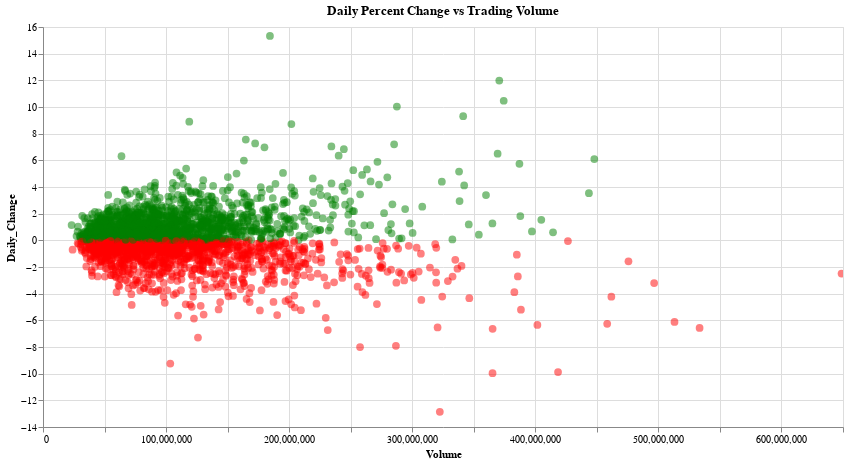

Notebook code cell kept with this figure:
### Markdown cell above
2) Scatter Plot: Volume vs Daily Percent Change

### Code cell
chart_scatter = alt.Chart(df_cleaned).mark_circle(size=60, opacity=0.5).encode(
    x='Volume:Q',
    y='Daily_Change:Q',
    color=alt.condition("datum.Daily_Change>0", alt.value('green'), alt.value('red')),
    tooltip=['Date:T', 'Daily_Change:Q', 'Volume:Q']
).properties(
    width=800,
    height=400,
    title='Daily Percent Change vs Trading Volume'
).interactive()  # Zoom/pan

chart_scatter

### Figure 1 — Vega-Lite specification as saved in the notebook (floating-point values rounded to 4 significant figures; data arrays with more than 128 entries replaced by an {"elided": "..."} marker saying what was removed)
{"config": {"view": {"continuousWidth": 300, "continuousHeight": 300}}, "data": {"name": "data-d8e9e173aff8f8164f155cb46bec940d"}, "mark": {"type": "circle", "opacity": 0.5, "size": 60}, "encoding": {"color": {"condition": {"test": "datum.Daily_Change>0", "value": "green"}, "value": "red"}, "tooltip": [{"field": "Date", "type": "temporal"}, {"field": "Daily_Change", "type": "quantitative"}, {"field": "Volume", "type": "quantitative"}], "x": {"field": "Volume", "type": "quantitative"}, "y": {"field": "Daily_Change", "type": "quantitative"}}, "height": 400, "params": [{"name": "param_5", "select": {"type": "interval", "encodings": ["x", "y"]}, "bind": "scales"}], "title": "Daily Percent Change vs Trading Volume", "width": 800, "$schema": "https://vega.github.io/schema/vega-lite/v5.20.1.json", "datasets": {"data-d8e9e173aff8f8164f155cb46bec940d": {"elided": "2701 records"}}}
